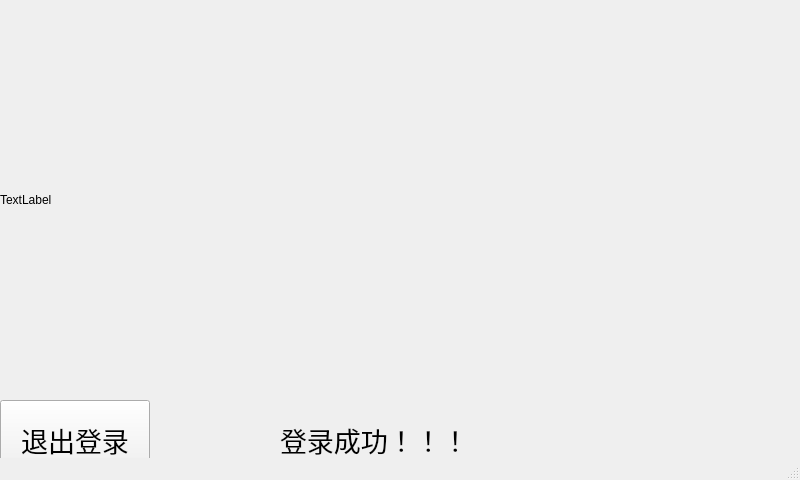
<?xml version="1.0" encoding="UTF-8"?>
<ui version="4.0">
 <class>loginsuccess</class>
 <widget class="QMainWindow" name="loginsuccess">
  <property name="geometry">
   <rect>
    <x>0</x>
    <y>0</y>
    <width>800</width>
    <height>480</height>
   </rect>
  </property>
  <property name="windowTitle">
   <string>MainWindow</string>
  </property>
  <widget class="QWidget" name="centralwidget">
   <widget class="QLabel" name="label">
    <property name="geometry">
     <rect>
      <x>0</x>
      <y>0</y>
      <width>800</width>
      <height>400</height>
     </rect>
    </property>
    <property name="text">
     <string>TextLabel</string>
    </property>
   </widget>
   <widget class="QLabel" name="label_2">
    <property name="geometry">
     <rect>
      <x>280</x>
      <y>400</y>
      <width>311</width>
      <height>80</height>
     </rect>
    </property>
    <property name="font">
     <font>
      <family>华文琥珀</family>
      <pointsize>20</pointsize>
     </font>
    </property>
    <property name="text">
     <string>登录成功！！！</string>
    </property>
   </widget>
   <widget class="QPushButton" name="pushButton">
    <property name="geometry">
     <rect>
      <x>0</x>
      <y>400</y>
      <width>150</width>
      <height>80</height>
     </rect>
    </property>
    <property name="font">
     <font>
      <family>隶书</family>
      <pointsize>20</pointsize>
     </font>
    </property>
    <property name="text">
     <string>退出登录</string>
    </property>
   </widget>
  </widget>
  <widget class="QStatusBar" name="statusbar"/>
 </widget>
 <resources/>
 <connections/>
</ui>
